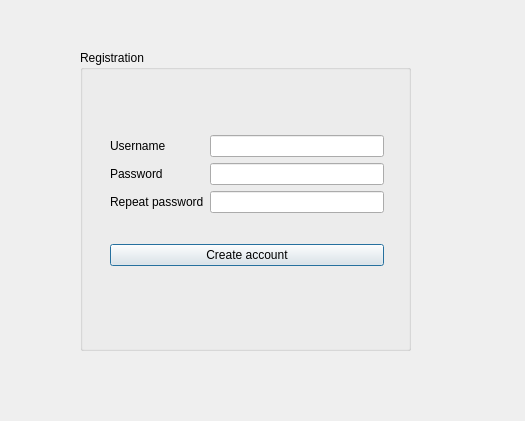
<?xml version="1.0" encoding="UTF-8"?>
<ui version="4.0">
 <class>registration</class>
 <widget class="QDialog" name="registration">
  <property name="geometry">
   <rect>
    <x>0</x>
    <y>0</y>
    <width>525</width>
    <height>421</height>
   </rect>
  </property>
  <property name="windowTitle">
   <string>Dialog</string>
  </property>
  <widget class="QGroupBox" name="groupBox">
   <property name="geometry">
    <rect>
     <x>80</x>
     <y>50</y>
     <width>331</width>
     <height>301</height>
    </rect>
   </property>
   <property name="title">
    <string>Registration</string>
   </property>
   <widget class="QWidget" name="">
    <property name="geometry">
     <rect>
      <x>30</x>
      <y>60</y>
      <width>274</width>
      <height>181</height>
     </rect>
    </property>
    <layout class="QVBoxLayout" name="verticalLayout_3">
     <item>
      <layout class="QHBoxLayout" name="horizontalLayout">
       <item>
        <layout class="QVBoxLayout" name="verticalLayout">
         <item>
          <widget class="QLabel" name="label_username">
           <property name="text">
            <string>Username</string>
           </property>
          </widget>
         </item>
         <item>
          <widget class="QLabel" name="label_password">
           <property name="text">
            <string>Password</string>
           </property>
          </widget>
         </item>
         <item>
          <widget class="QLabel" name="label_repeatPassword">
           <property name="text">
            <string>Repeat password</string>
           </property>
          </widget>
         </item>
        </layout>
       </item>
       <item>
        <layout class="QVBoxLayout" name="verticalLayout_2">
         <item>
          <widget class="QLineEdit" name="lineEdit_username"/>
         </item>
         <item>
          <widget class="QLineEdit" name="lineEdit_password"/>
         </item>
         <item>
          <widget class="QLineEdit" name="lineEdit_repeatPassword"/>
         </item>
        </layout>
       </item>
      </layout>
     </item>
     <item>
      <widget class="QPushButton" name="pushButton_createAccount">
       <property name="text">
        <string>Create account</string>
       </property>
      </widget>
     </item>
    </layout>
   </widget>
  </widget>
 </widget>
 <resources/>
 <connections/>
</ui>
